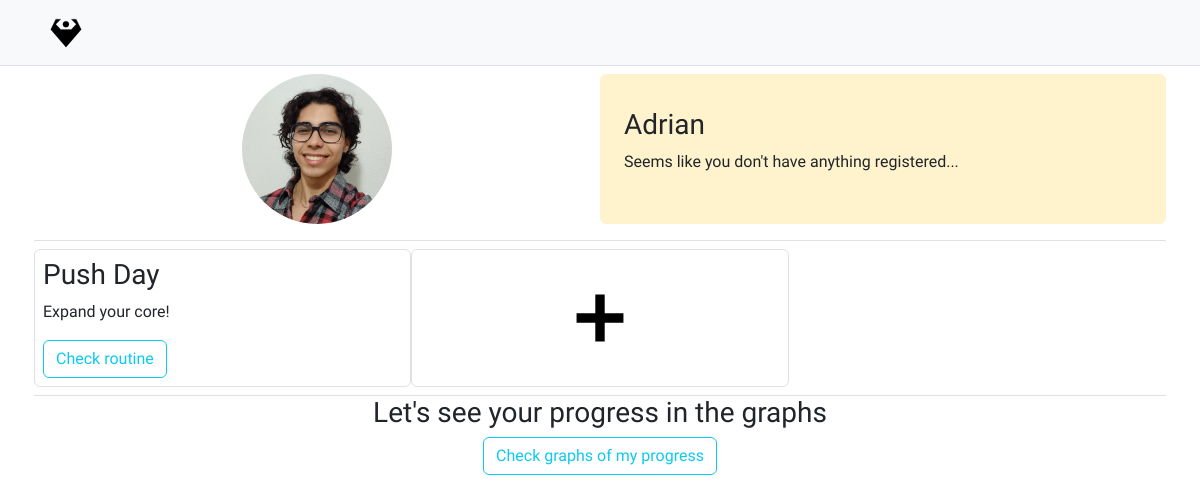
The app's page / (signed in), older data.
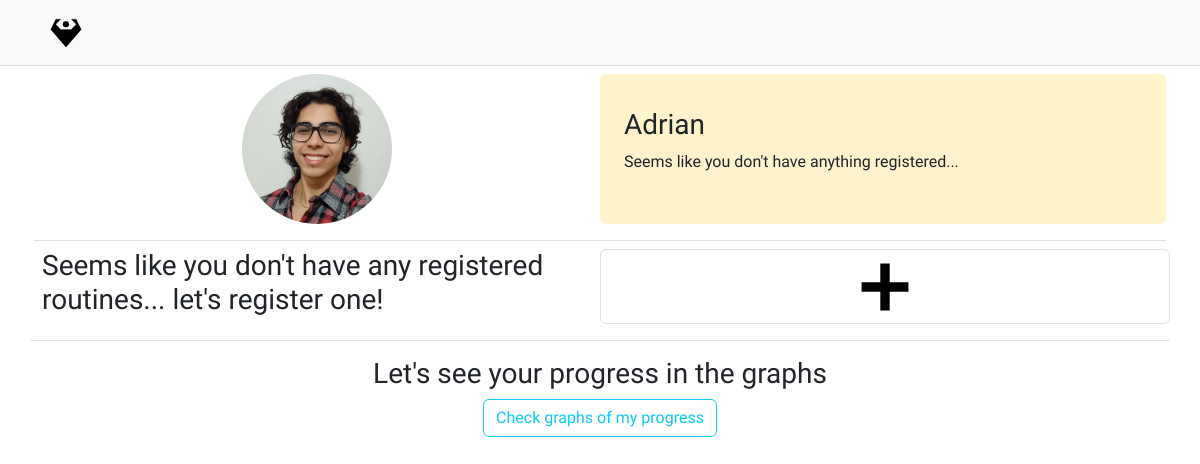
The same page, newer data.
### tables this page shows
CREATE TABLE users (
id INTEGER PRIMARY KEY AUTOINCREMENT NOT NULL,
username TEXT NOT NULL,
name TEXT NOT NULL,
hash TEXT NOT NULL,
pfp TEXT);

CREATE TABLE routines (
id INTEGER NOT NULL,
name TEXT NOT NULL,
description TEXT NOT NULL,
FOREIGN KEY (id) REFERENCES ids(routine_id));

### app.py (the view)
@app.route("/")
@login_required
def homepage():
    prs = db.execute("SELECT exercise, weight FROM prs WHERE user_id = ?", session['user_id'])
    goals = db.execute("SELECT exercise, weight FROM goals WHERE user_id = ?", session['user_id'])
    progress = []
    i = 0
    for goal in goals:
        weight = prs[i]['weight']
        progress.append({'exercise':goal['exercise'], 'diff': goal['weight'] - weight['weight']})
        i += 1
    routines = db.execute('SELECT routines.name, routines.description, routines.id FROM routines INNER JOIN ids ON routines.id = ids.routine_id WHERE ids.user_id = ?', session['user_id'])
    user = get_user_data()
    return render_template("homepage.html", progress=progress, routines=routines, picture=user['picture'], user=user['name'])

### app.py (called while the page is built)
def get_user_data():
    user = dict()
    pfp = db.execute('SELECT pfp FROM users WHERE id = ?', session['user_id'])[0]['pfp']
    if pfp == 'NULL':
        user['picture'] = None
    else:
        user['picture'] = UPLOAD_FOLDER + '/' + pfp
    user['name'] = db.execute("SELECT name FROM users WHERE id = ?", session['user_id'])[0]
    return user

### login.py (called while the page is built)
def login_required(f):
    @wraps(f)
    def decorated_function(*args, **kwargs):
        if session.get("user_id") is None:
            return redirect("/login")
        return f(*args, **kwargs)
    return decorated_function

### templates/homepage.html (shortened to what this page needs)
{% extends 'layout.html'%}
{% block main %}
<section class="container">
    <div class="row row-cols-1 row-cols-md-2 g-3 border-bottom pb-3 mb-2">
        <div class="col text-center">
            <a href="/settings">
                {% if picture == None %}
                <img src="/static/images/default-pfp.svg" alt="" class="profile-pic">
                {% else %}
                <img src="{{ picture }}" alt="" class="profile-pic rounded-circle">
                {% endif %}
            </a>
        </div>
        <div class="col bg-warning-subtle rounded py-2 ps-4 d-flex flex-column justify-content-center">
            <h3>{{ user.name }}</h3>
            {% if progress %}
            {% for stuff in progress %}
                <div class="row row-cols-2">
                    <div>
                        <h3>{{ stuff.exercise }}</h3>
                    </div>
                    <div>
                        <p>{{ stuff.diff }}</p>
                    </div>
                </div>
            {% endfor %}
            {% else %}
            <p>Seems like you don't have anything registered...</p>
            {% endif %}
        </div>
    </div>
</section>
<section class="container">
    {% if not routines %}
        <div class="border-bottom mb-3 pb-3 row row-cols-1 row-cols-md-2">
            <div class="col">
                <h3>Seems like you don't have any registered routines... let's register one!</h3>
            </div>
            <div class="col d-flex justify-content-center align-items-center border rounded">
                <a href="/routine">
                    <img src="/static/images/plus-sign.svg" alt="" class="sign">
                </a>
            </div>
        </div>
    {% else %}
        <div class="row row-cols-1 row-cols-sm-2 row-cols-md-3 g-3 border-bottom pb-2">
            {% for routine in routines %}
            <div class="col border rounded">
                <h3 class="mt-2">{{ routine.name }}</h3>
                <p class="mt-2">{{ routine.description }}</p>
                <form action="/routine-check" method="post">
                    <button class="btn btn-outline-info mb-2">Check routine</button>
                </form>
            </div>
            {% endfor %}
            <div class="col border rounded d-flex justify-content-center align-items-center">
                <a href="/routine">
                    <img src="/static/images/plus-sign.svg" alt="" class="sign">
                </a>
            </div>
        </div>
    {% endif %}
</section>
<section class="container text-center">
    <h3>Let's see your progress in the graphs</h3>
     <a href="/graphs" class="btn btn-outline-info">Check graphs of my progress</a>
</section>
{% endblock %}

### templates/layout.html (shortened to what this page needs)
<!DOCTYPE html>
<html lang="en">
<head>
    <link href="https://cdn.jsdelivr.net/npm/bootstrap@5.3.3/dist/css/bootstrap.min.css" rel="stylesheet">
    <link rel="stylesheet" href="/static/styles.css">
</head>
<body style="--bs-font-sans-serif: 'Libre Franklin', sans-serif !important; --bs-body-font-family: var(--bs-font-sans-serif) !important; --bs-font-monospace: 'Montserrat', monospace !important;">
    <header class="container-fluid bg-light mb-2 py-3 px-5 border-bottom">
        <div class="d-flex flex-wrap align-items-center justify-content-start-md justify-content-between">
            {% if session['user_id'] %}
            <a href="/">
                <img src="/static/images/dibujo.svg" alt="" class="logo">
            </a>
            {% endif %}
        </div>
    </header>
    <main>
        {% block main%}{% endblock %}
    </main>
</body>
</html>

### static/styles.css (style rules this page uses)
.logo { height: 33.19px; width: 36px; }
.profile-pic { height: 150px; width: 150px; }
.sign { height: 50px; width: 50px; }

Row changes from the older to the newer data that the page shows:
removed routines: name "Push Day", description "Expand your core!"
Text that changed along with them:
text now shown: "Seems like you don't have any registered routines... let's register one!"
